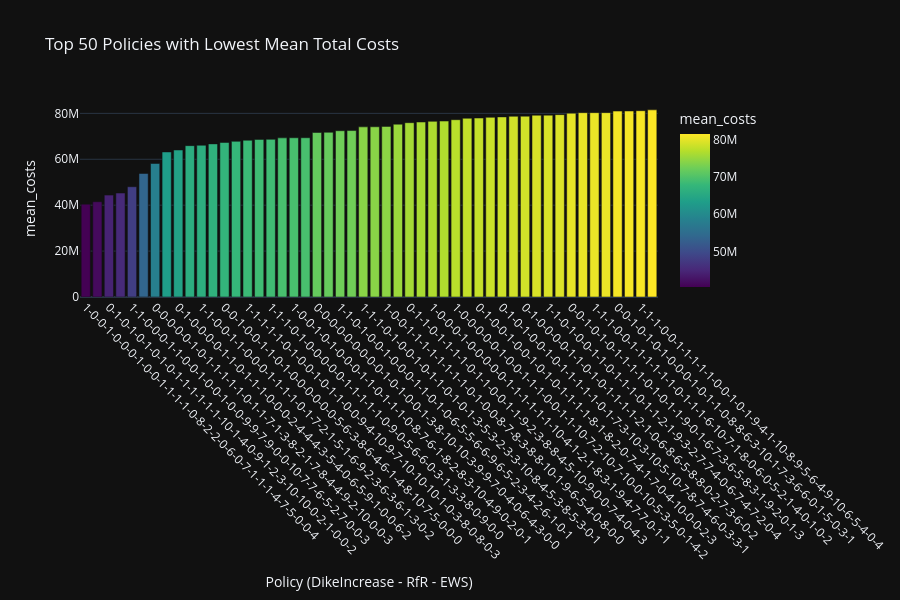

Notebook code for this chart:
### Markdown cell above
## 4. Plot Lowest Cost Policies
Visualize the top 50 lowest-cost policies with bar plots.

### Code cell
def plot_cost_policies(df, y_col, title):
    fig = px.bar(
        df,
        x='policy_id',
        y=y_col,
        hover_data=policy_levers + ['policy'],
        color=y_col,
        color_continuous_scale='Viridis',
        title=title,
        labels={'policy_id': 'Policy Combination', y_col: y_col}
    )
    fig.update_layout(
        xaxis_tickangle=45,
        xaxis_title="Policy (DikeIncrease - RfR - EWS)",
        yaxis_title=y_col,
        width=900,
        height=600
    )
    fig.show()

# Call function
top_policies_costs = policy_summary_costs.nsmallest(50, 'mean_costs')
plot_cost_policies(top_policies_costs, 'mean_costs', "Top 50 Policies with Lowest Mean Total Costs")

### Figure 1 — Plotly figure (JSON) as saved in the notebook; plotly's stock layout.template omitted (floating-point values rounded to 4 significant figures; data arrays with more than 128 entries replaced by an {"elided": "..."} marker saying what was removed)
{"data": [{"customdata": {"elided": "50x32 int values"}, "hovertemplate": "Policy Combination=%{x}<br>mean_costs=%{marker.color}<br>0_RfR 0=%{customdata[0]}<br>0_RfR 1=%{customdata[1]}<br>0_RfR 2=%{customdata[2]}<br>1_RfR 0=%{customdata[3]}<br>1_RfR 1=%{customdata[4]}<br>1_RfR 2=%{customdata[5]}<br>2_RfR 0=%{customdata[6]}<br>2_RfR 1=%{customdata[7]}<br>2_RfR 2=%{customdata[8]}<br>3_RfR 0=%{customdata[9]}<br>3_RfR 1=%{customdata[10]}<br>3_RfR 2=%{customdata[11]}<br>4_RfR 0=%{customdata[12]}<br>4_RfR 1=%{customdata[13]}<br>4_RfR 2=%{customdata[14]}<br>A.1_DikeIncrease 0=%{customdata[15]}<br>A.1_DikeIncrease 1=%{customdata[16]}<br>A.1_DikeIncrease 2=%{customdata[17]}<br>A.2_DikeIncrease 0=%{customdata[18]}<br>A.2_DikeIncrease 1=%{customdata[19]}<br>A.2_DikeIncrease 2=%{customdata[20]}<br>A.3_DikeIncrease 0=%{customdata[21]}<br>A.3_DikeIncrease 1=%{customdata[22]}<br>A.3_DikeIncrease 2=%{customdata[23]}<br>A.4_DikeIncrease 0=%{customdata[24]}<br>A.4_DikeIncrease 1=%{customdata[25]}<br>A.4_DikeIncrease 2=%{customdata[26]}<br>A.5_DikeIncrease 0=%{customdata[27]}<br>A.5_DikeIncrease 1=%{customdata[28]}<br>A.5_DikeIncrease 2=%{customdata[29]}<br>EWS_DaysToThreat=%{customdata[30]}<br>policy=%{customdata[31]}<extra></extra>", "legendgroup": "", "marker": {"color": [40420000.0, 41500000.0, 44390000.0, 45290000.0, 48040000.0, 53800000.0, 58180000.0, 63190000.0, 64050000.0, 65940000.0, 66110000.0, 66710000.0, 67340000.0, 67820000.0, 68300000.0, 68660000.0, 68690000.0, 69330000.0, 69370000.0, 69390000.0, 71660000.0, 71750000.0, 72440000.0, 72520000.0, 74120000.0, 74160000.0, 74330000.0, 75280000.0, 75950000.0, 76230000.0, 76520000.0, 76650000.0, 77240000.0, 77870000.0, 77960000.0, 78270000.0, 78460000.0, 78730000.0, 78780000.0, 79200000.0, 79230000.0, 79450000.0, 80070000.0, 80310000.0, 80320000.0, 80320000.0, 80990000.0, 81040000.0, 81160000.0, 81540000.0], "coloraxis": "coloraxis", "pattern": {"shape": ""}}, "name": "", "orientation": "v", "showlegend": false, "textposition": "auto", "x": ["1-0-0-1-0-0-0-1-0-0-1-1-1-1-0-8-2-2-0-6-0-7-1-1-1-4-7-5-0-0-4", "1-1-1-1-1-1-1-0-1-1-1-0-0-0-0-9-7-0-7-3-8-1-5-0-9-5-5-5-0-0-2", "0-1-0-1-0-1-0-1-0-1-1-1-1-1-1-10-1-4-0-9-1-2-3-10-10-0-2-1-0-0-2", "0-1-1-0-0-0-1-1-0-1-0-1-0-1-1-5-5-10-9-8-4-4-4-9-1-8-1-7-0-0-2", "1-1-0-0-0-1-1-0-0-1-0-0-1-0-0-9-9-7-9-0-0-10-7-7-6-5-2-7-0-0-3", "1-1-0-1-0-1-1-0-0-0-0-0-0-1-1-10-1-10-10-9-9-5-3-8-10-7-10-7-0-0-1", "0-0-0-0-0-1-0-1-1-1-1-1-0-1-1-7-1-3-8-2-1-7-8-4-4-9-2-10-0-0-3", "0-1-1-1-0-1-0-0-1-1-1-1-1-1-0-8-9-8-7-7-10-10-1-5-9-0-6-0-0-5-3", "0-1-0-0-0-0-1-1-0-1-1-1-0-0-0-2-4-4-4-3-5-4-0-6-5-9-1-0-0-6-2", "1-1-0-1-1-1-0-0-0-1-1-1-0-0-1-0-3-2-8-8-2-4-1-10-6-3-8-3-0-2-2", "1-1-0-0-1-1-0-0-0-1-1-1-1-0-1-7-2-1-5-1-6-9-2-3-6-3-6-1-3-0-2", "1-1-1-0-1-1-0-1-1-1-1-1-0-0-1-9-1-4-5-6-10-3-2-8-4-0-3-1-1-0-3", "0-0-1-0-0-1-1-0-1-0-0-0-0-0-0-5-6-3-8-6-4-6-1-4-8-10-7-5-0-0-0", "0-1-1-1-0-0-0-1-0-1-1-1-1-0-1-8-3-0-8-2-10-3-7-6-8-5-1-5-0-1-4", "1-1-1-1-1-0-1-0-0-1-0-1-1-0-0-9-4-10-9-7-10-10-10-1-0-3-8-0-8-0-3", "1-1-1-0-0-0-0-0-1-1-0-1-0-0-0-7-7-9-7-1-7-0-0-5-4-10-1-5-0-1-3", "1-1-1-0-1-0-0-0-0-0-1-1-1-1-1-0-9-0-5-6-6-0-3-1-3-3-8-0-9-0-0", "1-0-0-1-1-0-1-0-1-1-0-1-0-0-1-5-8-7-0-4-4-6-1-2-0-1-5-1-3-0-3", "1-0-0-1-0-1-0-0-0-1-1-0-1-1-1-0-8-7-6-1-8-2-8-3-10-4-9-0-2-0-1", "1-0-0-0-0-0-1-1-1-1-0-1-0-0-1-10-3-5-2-8-10-1-7-5-8-6-9-4-2-0-4", "0-0-0-0-0-0-0-0-0-1-0-1-0-0-1-3-8-10-10-3-9-9-7-0-4-0-6-4-3-0-0", "0-0-1-1-0-0-0-0-0-1-1-1-0-0-0-8-6-3-2-3-6-1-6-3-2-2-9-3-5-0-2", "1-1-0-1-0-0-1-0-0-0-1-1-0-1-0-6-5-5-6-6-9-6-5-2-3-4-2-6-1-0-1", "0-0-0-1-0-0-0-0-1-1-0-1-1-1-1-10-4-5-0-9-5-2-10-8-0-5-2-0-10-0-0", "1-1-1-0-1-0-0-1-0-1-1-0-1-0-1-3-5-3-2-3-3-10-8-4-5-3-8-5-3-0-1", "0-1-1-0-0-1-1-0-0-1-0-0-1-1-1-0-5-10-0-3-10-7-2-1-3-10-6-5-0-1-3", "1-0-0-1-1-1-1-1-1-1-1-0-1-0-0-8-7-8-3-8-8-10-1-9-6-5-4-0-8-0-0", "1-1-0-0-1-1-0-0-0-0-1-0-1-1-1-1-9-3-0-7-10-6-0-10-0-2-0-2-3-0-3", "0-1-1-0-1-1-1-1-0-1-1-0-0-1-1-9-2-3-8-8-4-5-10-9-0-0-7-4-0-4-3", "1-1-1-1-0-1-1-0-1-0-1-0-1-0-0-0-9-9-8-2-8-0-7-4-10-9-0-4-3-0-3", "1-0-0-0-1-0-0-0-0-0-1-1-1-1-1-1-10-4-1-2-1-8-3-1-9-4-7-7-0-1-1", "1-1-1-0-0-0-0-1-1-0-1-1-0-1-1-6-10-1-3-10-3-2-1-7-4-0-6-7-0-1-2", "1-0-0-0-0-0-1-0-0-1-1-1-0-0-1-1-10-7-2-10-7-10-0-10-5-3-5-0-1-4-2", "1-1-0-1-0-0-1-1-0-1-0-1-1-0-0-1-6-5-7-5-1-0-5-8-8-8-2-4-5-0-3", "0-1-0-0-1-0-0-1-0-1-0-1-1-1-1-8-1-8-2-0-7-4-1-7-0-4-10-0-0-2-3", "1-0-1-1-0-0-0-0-0-0-1-0-0-0-1-7-4-8-8-3-6-3-8-5-2-5-1-7-0-1-3", "0-1-0-1-0-0-1-0-1-1-1-1-1-0-1-7-3-10-3-10-5-10-7-8-7-4-6-0-3-3-1", "1-0-1-1-0-0-0-0-1-0-1-0-0-0-0-8-5-7-0-6-10-7-2-2-5-2-2-5-4-0-0", "0-1-0-0-0-0-1-1-0-1-0-1-1-1-1-2-1-0-6-8-6-5-8-8-0-2-7-3-6-0-2", "0-0-1-0-0-1-0-0-0-1-1-0-1-0-0-3-6-3-9-10-3-6-3-10-7-0-0-6-0-3-4", "1-1-0-1-0-0-1-1-0-1-1-1-0-1-1-2-1-9-3-2-7-7-4-0-6-7-4-7-2-0-4", "0-0-0-0-1-1-0-1-1-1-1-1-0-1-1-5-8-10-10-7-7-8-5-4-7-8-3-0-4-2-0", "0-0-1-0-1-0-1-1-1-1-0-1-0-1-1-9-0-1-6-7-3-6-5-8-3-1-9-2-0-1-3", "1-1-0-1-0-1-1-0-0-1-0-1-1-0-0-8-1-2-6-1-6-6-3-0-0-8-8-2-0-4-4", "1-1-1-0-0-1-1-1-1-1-1-0-1-1-1-6-10-7-1-8-0-6-0-5-2-1-4-0-1-0-2", "1-0-0-1-1-1-0-0-0-1-0-1-0-0-1-1-6-10-3-8-2-3-7-10-5-10-9-0-1-0-2", "0-0-1-0-1-0-1-0-0-0-1-0-1-1-0-8-8-6-3-10-1-7-3-6-6-0-1-5-0-3-1", "1-1-0-0-1-0-1-0-1-1-0-1-0-0-0-9-9-7-4-0-4-10-6-9-3-0-0-2-0-4-4", "1-1-1-0-0-1-1-1-1-1-0-0-1-0-1-9-4-1-10-8-9-5-6-4-9-10-6-5-4-0-4", "0-1-1-0-1-0-0-1-0-0-1-1-0-1-1-2-2-5-4-1-1-9-9-3-5-6-3-5-5-0-2"], "xaxis": "x", "y": [40420000.0, 41500000.0, 44390000.0, 45290000.0, 48040000.0, 53800000.0, 58180000.0, 63190000.0, 64050000.0, 65940000.0, 66110000.0, 66710000.0, 67340000.0, 67820000.0, 68300000.0, 68660000.0, 68690000.0, 69330000.0, 69370000.0, 69390000.0, 71660000.0, 71750000.0, 72440000.0, 72520000.0, 74120000.0, 74160000.0, 74330000.0, 75280000.0, 75950000.0, 76230000.0, 76520000.0, 76650000.0, 77240000.0, 77870000.0, 77960000.0, 78270000.0, 78460000.0, 78730000.0, 78780000.0, 79200000.0, 79230000.0, 79450000.0, 80070000.0, 80310000.0, 80320000.0, 80320000.0, 80990000.0, 81040000.0, 81160000.0, 81540000.0], "yaxis": "y", "type": "bar"}], "layout": {"xaxis": {"anchor": "y", "domain": [0.0, 1.0], "title": {"text": "Policy (DikeIncrease - RfR - EWS)"}, "tickangle": 45}, "yaxis": {"anchor": "x", "domain": [0.0, 1.0], "title": {"text": "mean_costs"}}, "coloraxis": {"colorbar": {"title": {"text": "mean_costs"}}, "colorscale": [[0.0, "#440154"], [0.1111, "#482878"], [0.2222, "#3e4989"], [0.3333, "#31688e"], [0.4444, "#26828e"], [0.5556, "#1f9e89"], [0.6667, "#35b779"], [0.7778, "#6ece58"], [0.8889, "#b5de2b"], [1.0, "#fde725"]]}, "legend": {"tracegroupgap": 0}, "title": {"text": "Top 50 Policies with Lowest Mean Total Costs"}, "barmode": "relative", "width": 900, "height": 600}}
